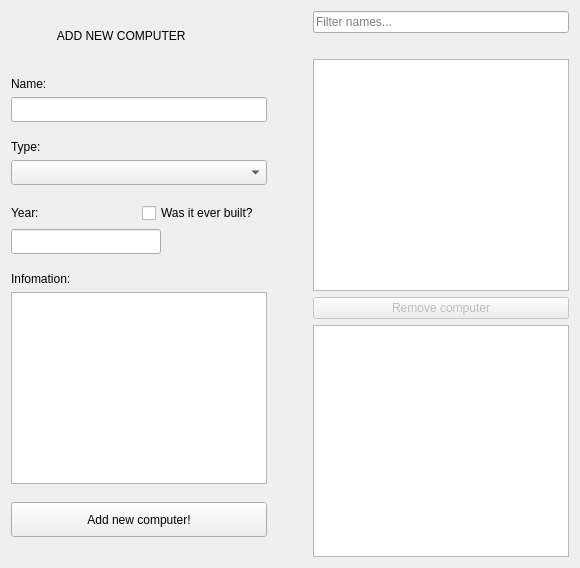
          <widget class="QWidget" name="AddComp">
           <attribute name="icon">
            <iconset resource="images.qrc">
             <normaloff>:/Buttons/skil3-addCom_pink.png</normaloff>:/Buttons/skil3-addCom_pink.png</iconset>
           </attribute>
           <attribute name="title">
            <string/>
           </attribute>
           <layout class="QHBoxLayout" name="horizontalLayout_5">
            <item>
             <layout class="QVBoxLayout" name="verticalLayout_8">
              <item>
               <widget class="QLabel" name="label_10">
                <property name="minimumSize">
                 <size>
                  <width>0</width>
                  <height>50</height>
                 </size>
                </property>
                <property name="maximumSize">
                 <size>
                  <width>16777215</width>
                  <height>50</height>
                 </size>
                </property>
                <property name="styleSheet">
                 <string notr="true">font: 18pt &quot;Agency FB&quot;;
image: url(:/Buttons/skil3-addCom_pink.png);
image-position: left;</string>
                </property>
                <property name="text">
                 <string>              ADD NEW COMPUTER</string>
                </property>
               </widget>
              </item>
              <item>
               <spacer name="verticalSpacer_13">
                <property name="orientation">
                 <enum>Qt::Vertical</enum>
                </property>
                <property name="sizeType">
                 <enum>QSizePolicy::Fixed</enum>
                </property>
                <property name="sizeHint" stdset="0">
                 <size>
                  <width>20</width>
                  <height>10</height>
                 </size>
                </property>
               </spacer>
              </item>
              <item>
               <widget class="QLabel" name="label_77">
                <property name="maximumSize">
                 <size>
                  <width>16777215</width>
                  <height>20</height>
                 </size>
                </property>
                <property name="text">
                 <string>Name:</string>
                </property>
               </widget>
              </item>
              <item>
               <widget class="QLineEdit" name="inputNameComp">
                <property name="minimumSize">
                 <size>
                  <width>0</width>
                  <height>25</height>
                 </size>
                </property>
                <property name="maximumSize">
                 <size>
                  <width>16777215</width>
                  <height>30</height>
                 </size>
                </property>
               </widget>
              </item>
              <item>
               <spacer name="verticalSpacer_6">
                <property name="orientation">
                 <enum>Qt::Vertical</enum>
                </property>
                <property name="sizeType">
                 <enum>QSizePolicy::Fixed</enum>
                </property>
                <property name="sizeHint" stdset="0">
                 <size>
                  <width>20</width>
                  <height>12</height>
                 </size>
                </property>
               </spacer>
              </item>
              <item>
               <widget class="QLabel" name="label_78">
                <property name="maximumSize">
                 <size>
                  <width>16777215</width>
                  <height>20</height>
                 </size>
                </property>
                <property name="text">
                 <string>Type:</string>
                </property>
               </widget>
              </item>
              <item>
               <widget class="QComboBox" name="compTypeCombo">
                <property name="minimumSize">
                 <size>
                  <width>0</width>
                  <height>25</height>
                 </size>
                </property>
                <property name="maximumSize">
                 <size>
                  <width>300</width>
                  <height>25</height>
                 </size>
                </property>
               </widget>
              </item>
              <item>
               <spacer name="verticalSpacer_7">
                <property name="orientation">
                 <enum>Qt::Vertical</enum>
                </property>
                <property name="sizeType">
                 <enum>QSizePolicy::Fixed</enum>
                </property>
                <property name="sizeHint" stdset="0">
                 <size>
                  <width>20</width>
                  <height>12</height>
                 </size>
                </property>
               </spacer>
              </item>
              <item>
               <layout class="QHBoxLayout" name="horizontalLayout">
                <item>
                 <widget class="QLabel" name="label_79">
                  <property name="maximumSize">
                   <size>
                    <width>16777215</width>
                    <height>20</height>
                   </size>
                  </property>
                  <property name="text">
                   <string>Year:</string>
                  </property>
                 </widget>
                </item>
                <item>
                 <widget class="QCheckBox" name="wasBuilt">
                  <property name="maximumSize">
                   <size>
                    <width>16777215</width>
                    <height>20</height>
                   </size>
                  </property>
                  <property name="text">
                   <string>Was it ever built?</string>
                  </property>
                 </widget>
                </item>
               </layout>
              </item>
              <item>
               <widget class="QLineEdit" name="inputYComp">
                <property name="minimumSize">
                 <size>
                  <width>0</width>
                  <height>25</height>
                 </size>
                </property>
                <property name="maximumSize">
                 <size>
                  <width>150</width>
                  <height>30</height>
                 </size>
                </property>
               </widget>
              </item>
              <item>
               <spacer name="verticalSpacer_8">
                <property name="orientation">
                 <enum>Qt::Vertical</enum>
                </property>
                <property name="sizeType">
                 <enum>QSizePolicy::Fixed</enum>
                </property>
                <property name="sizeHint" stdset="0">
                 <size>
                  <width>20</width>
                  <height>12</height>
                 </size>
                </property>
               </spacer>
              </item>
              <item>
               <widget class="QLabel" name="label_81">
                <property name="maximumSize">
                 <size>
                  <width>16777215</width>
                  <height>20</height>
                 </size>
                </property>
                <property name="text">
                 <string>Infomation:</string>
                </property>
               </widget>
              </item>
              <item>
               <widget class="QPlainTextEdit" name="inputInfo">
                <property name="maximumSize">
                 <size>
                  <width>16777215</width>
                  <height>200</height>
                 </size>
                </property>
               </widget>
              </item>
              <item>
               <spacer name="verticalSpacer_9">
                <property name="orientation">
                 <enum>Qt::Vertical</enum>
                </property>
                <property name="sizeType">
                 <enum>QSizePolicy::Fixed</enum>
                </property>
                <property name="sizeHint" stdset="0">
                 <size>
                  <width>20</width>
                  <height>12</height>
                 </size>
                </property>
               </spacer>
              </item>
              <item>
               <widget class="QPushButton" name="buttonAddNewComp">
                <property name="minimumSize">
                 <size>
                  <width>0</width>
                  <height>35</height>
                 </size>
                </property>
                <property name="text">
                 <string>Add new computer!</string>
                </property>
               </widget>
              </item>
              <item>
               <widget class="QLabel" name="errorMessComp">
                <property name="text">
                 <string/>
                </property>
               </widget>
              </item>
             </layout>
            </item>
            <item>
             <spacer name="horizontalSpacer_2">
              <property name="orientation">
               <enum>Qt::Horizontal</enum>
              </property>
              <property name="sizeType">
               <enum>QSizePolicy::Fixed</enum>
              </property>
              <property name="sizeHint" stdset="0">
               <size>
                <width>40</width>
                <height>20</height>
               </size>
              </property>
             </spacer>
            </item>
            <item>
             <layout class="QVBoxLayout" name="verticalLayout_22">
              <item>
               <widget class="QLineEdit" name="inputFilterComp">
                <property name="text">
                 <string/>
                </property>
                <property name="placeholderText">
                 <string>Filter names...</string>
                </property>
               </widget>
              </item>
              <item>
               <widget class="QLabel" name="counterComp">
                <property name="text">
                 <string/>
                </property>
               </widget>
              </item>
              <item>
               <widget class="QListWidget" name="computerList"/>
              </item>
              <item>
               <widget class="QPushButton" name="removeComp">
                <property name="enabled">
                 <bool>false</bool>
                </property>
                <property name="text">
                 <string>Remove computer</string>
                </property>
               </widget>
              </item>
              <item>
               <widget class="QTextBrowser" name="detailsBoxComp">
                <property name="enabled">
                 <bool>true</bool>
                </property>
                <property name="styleSheet">
                 <string notr="true">font: 8pt &quot;MS Shell Dlg 2&quot;;</string>
                </property>
                <property name="readOnly">
                 <bool>true</bool>
                </property>
               </widget>
              </item>
             </layout>
            </item>
           </layout>
          </widget>
